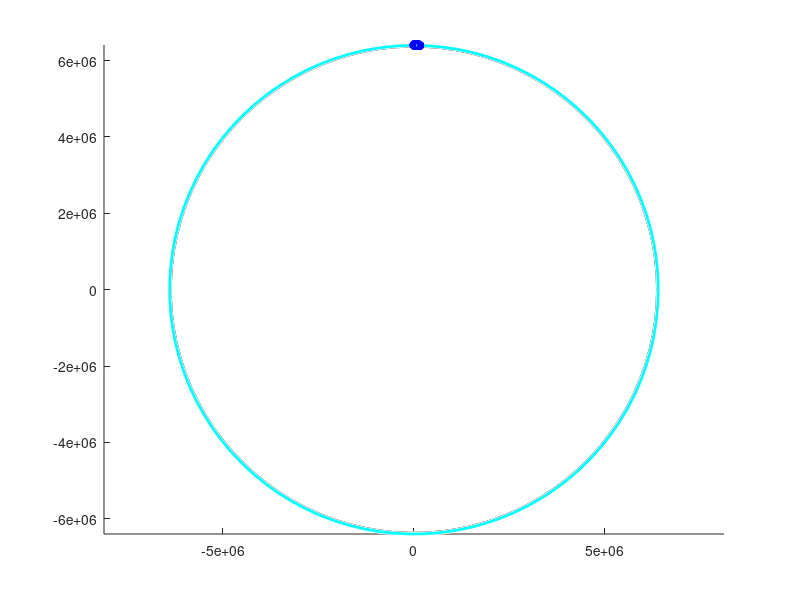

Here is the MATLAB script that generated this plot: (Note: this script raises an error after producing the figure.)
%% WORKSPACE INIT

close all
clear all
clc

disp('Started the Simulation!')

%% OPTIONS

% time stpes
dt          = .5;

% Num time-steps before exiting due to the cannonball not being able to
% reach the ground
idx_max     = 1000;

% radius/mass of cannon ball (m)
r_c         = 0.1;
m_c         = 10;

% initial velocity parallel to the surface m/s
v_x(1)      = 3000;
v_z(1)      = 0;

% initial altitude m
H(1)        = 30000;

% drag coefficient of cannonball
Cd          = 0.47;

% Animate?
ani_bool    = 1;

% wait until 

%% VAR INIT

idx         = 2;                    % indexes start at 2 >:)

% Simulation parameters
m_e         = 5.9722*10^(24);       % mass of earth (kg)
A_c         = pi * r_c^2;           % cross-sectional area (for a sphere) m^2
G           = 6.67408*10^(-11);     % Gravitational Constant (m^3/kg*s)
r_e         = 6378*10^3;            % radius of earth (m), *assmuing perfect sphere

rho_0       = 1.225;                % Standard air density at sea level (kg/m^3)
L           = 0.0065;               % Temperature lapse rate (K/m)
T_0         = 288.15;               % Standard temperature at sea level (K)
M           = 0.029;                % Molar mass of Earth's air (kg/mol)
R           = 8.314;                % Universal gas constant (J/(mol K))

% initial x/y coordinates m
x_pos(1)    = 0;
z_pos(1)    = H(1) + r_e;

% Animation setup
if ani_bool
    boom = false; % if it doesn't hit the ground it'll fail. :(
    figure();
    hold on
    viscircles([0 0], r_e, 'Color', 'k') % surface of sphere
    viscircles([0 0], r_e+20000, 'Color', 'c') % atmospheric barrier
    axis equal
end

%% Simulation

%
% Initial Conditions
%

% Calculate gravity
g(1)        = (G * m_c * m_e) / (H(1) + r_e)^2 / 10;

% Calculate rho
if H(1) > 20000
    rho         = 0;
elseif H(1) < 20000
    [~,~,~, rho(1)] = atmosisa(H(1));
end

% Calculate air resistance
F_d_x(1)    = 0.5 * rho(1) * v_x(1)^2 * Cd * A_c;
F_d_z(1)    = 0.5 * rho(1) * v_z(1)^2 * Cd * A_c;

% Calculate Acceleration
a_x(1)      = (-F_d_x * v_x(1)) / m_c;
a_z(1)      = (-m_c * g(1) - F_d_z(1) * v_z(1)) / m_c;

%
% Loop
%

while true
    
    % Calculate gravity
    g(idx)          = (G * m_c * m_e) / (H(idx-1) + r_e)^2 / 10;
    p_theta(idx)    = atan2(z_pos(idx-1), x_pos(idx-1)); 
    g_x(idx)        = g(idx)*cos(p_theta(idx));
    g_z(idx)        = g(idx)*sin(p_theta(idx));
    

    
    % Calculate rho
    if H(idx-1) > 20000
        rho(idx)    = 0;
    else
        [~,~,~, rho(idx)] = atmosisa(H(idx-1));
    end
    
    % Calculate air resistance
    v(idx)          = sqrt(v_x(idx-1)^2 + v_z(idx-1)^2);
    v_theta(idx)    = atan2(v_z(idx-1), v_x(idx-1));
    
    F_d(idx)        = 0.5 * rho(idx) * v(idx)^2 * Cd * A_c;
    F_d_x(idx)      = F_d(idx)*cos(v_theta(idx))*-1;
    F_d_z(idx)      = F_d(idx)*sin(v_theta(idx))*-1;
    
    % stupid test - leave it???
    if x_pos >=0
        g_x(idx) = g_x(idx) * -1;
    end
    if z_pos >= 0
        g_z(idx) = g_z(idx) * -1;
    end
    
    % Update Accelerations
    a_x(idx) = g_x(idx) + (F_d_x(idx) / m_c);
    a_z(idx) = g_z(idx) + (F_d_z(idx) / m_c);
    
    % Update velocities
    v_x(idx)    = v_x(idx-1) + a_x(idx) * dt;
    v_z(idx)    = v_z(idx-1) + a_z(idx) * dt;
    
    % Update Positions
    x_pos(idx)  = x_pos(idx-1) + v_x(idx) * dt;
    z_pos(idx)  = z_pos(idx-1) + v_z(idx) * dt;
    H(idx)      = sqrt(x_pos(idx)^2 + z_pos(idx)^2) - r_e;
    
    % If the cannonball hits the ground, break the loop.
    if H(idx) <= 0
        boom = true;
        disp('BOOM')
        break
    end
    
    % DEBUG
%     clc
%     fprintf(' g %f\n rho %f\n Fdx|Fdz %f|%f\n ax|az %f|%f\n vx|vz %f|%f\n x|H %f|%f',...
%             g(idx),rho(idx),F_d_x(idx),F_d_z(idx),a_x(idx),a_z(idx),v_x(idx),v_z(idx),x_pos(idx),H(idx));
%         
%     pause(.1)

    if ani_bool
        plot(x_pos(idx), z_pos(idx), 'bo');
        pause(.1)
    end
    
    if idx > idx_max
        disp('Too fast! Exiting orbit!')
        break
    end
    
    % increase the counter
    idx = idx + 1;
    
end

if ani_bool && boom
    scatter(x_pos(idx), z_pos(idx), '*', 'filled', 'MarkerEdgeColor', [1,0,0], 'MarkerFaceColor', [1,0,0], 'SizeData', 1000);
    pause(.5)
    scatter(x_pos(idx), z_pos(idx), '*', 'filled', 'MarkerEdgeColor', [1,.5,0], 'MarkerFaceColor', [1,.5,0], 'SizeData', 500);
    pause(.5)
    scatter(x_pos(idx), z_pos(idx), '*', 'filled', 'MarkerEdgeColor', [1,1,0], 'MarkerFaceColor', [1,1,0], 'SizeData', 200);
end

hold off

%% PLOTZ

% Time Array
t_array = linspace(0,dt,length(g));

if ~ani_bool
    figure()
    hold on
    viscircles([0 0], r_e, 'Color', 'k') % surface of sphere
    viscircles([0 0], r_e+20000, 'Color', 'c') % atmospheric barrier
    scatter(x_pos, z_pos)
    scatter(x_pos(idx), z_pos(idx), '*', 'filled', 'MarkerEdgeColor', [1,0,0], 'MarkerFaceColor', [1,0,0], 'SizeData', 1000);
    scatter(x_pos(idx), z_pos(idx), '*', 'filled', 'MarkerEdgeColor', [1,.5,0], 'MarkerFaceColor', [1,.5,0], 'SizeData', 500);
    scatter(x_pos(idx), z_pos(idx), '*', 'filled', 'MarkerEdgeColor', [1,1,0], 'MarkerFaceColor', [1,1,0], 'SizeData', 200);
    axis equal
end

figure(); hold on;
plot(t_array,g)
plot(t_array,g_x)
plot(t_array,g_z)
xlabel('time (s)')
ylabel('gravity (m/s^2)')

figure
plot(t_array,rho)
xlabel('time (s)')
ylabel('Air Density (kg/m^3)')

figure
plot(t_array,H)
xlabel('time (s)')
ylabel('Altitude (m)')

figure; hold on
plot(t_array,a_z)
plot(t_array,a_x)
xlabel('time (s)')
ylabel('acc z (m/s^2)')
legend('Z', 'X')
hold off

figure; hold on
plot(t_array,v_z)
plot(t_array,v_x)
xlabel('time (s)')
ylabel('velocity (m/s)')
legend('Z', 'X')
hold off

figure
plot(t_array,F_d_x)
xlabel('time (s)')
ylabel('Drag Force x (N)')

figure
plot(t_array,F_d_z)
xlabel('time (s)')
ylabel('Drag Force z (N)')

figure; hold on
plot(t_array, v_theta)
plot(t_array, p_theta)
xlabel('time (s)')
ylabel('Angle (rad)')
legend({'velocity', 'position'})



